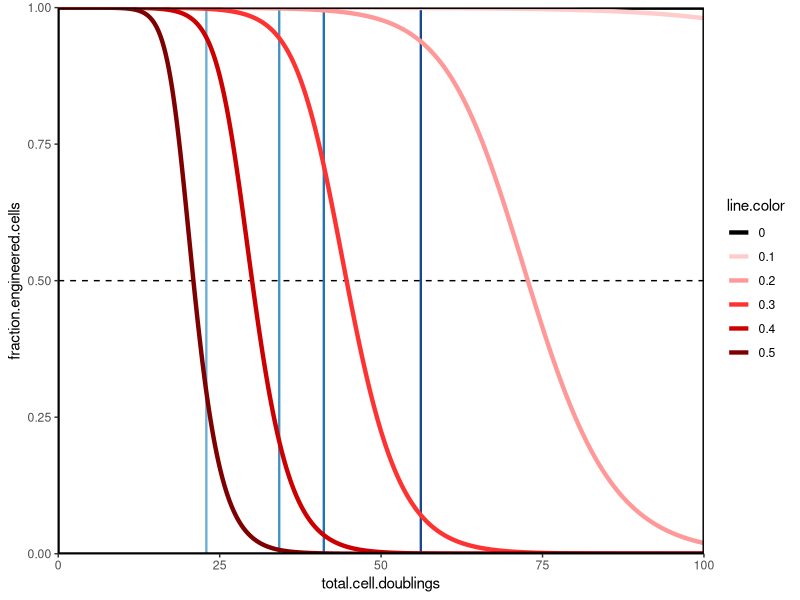
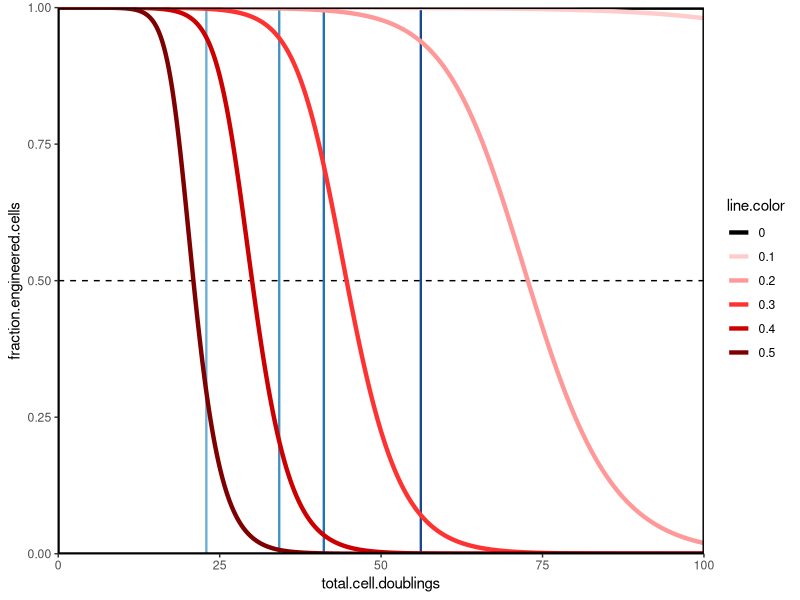

The R source for these figures, in order:

library(tidyverse)
library(deSolve)
library(cowplot)

################################### ODE MODEL ###########################################
# Plot fraction of unmutated cells over time.
# Parameters:
#   burden (b), expressed as fractional decrease in growth rate
#   failure mutation rate (u), in units of mutations per cell doubling


ODE_failure_model <- function(t, y, p) {
  with(as.list(c(y, p)), {
    
    # dE(t) is the change in engineered (functional) cells over time.
    #   It is equal to the rate at which they increase due to replication
    #   minus the rate at which some offspring are converted to mutated cells.
    dEt <- ((1-b) * Et) - (u * (1-b) * Et)  
    
    # dF(t) is the change in failed (mutated) cells over time.
    #   It is equal to the rate at which they increase due to replication
    #   plus the rate at which some engineered cells are converted to mutated cells.
    dFt <- Ft + (u * (1-b) * Et)
    return(list(c(dEt, dFt)))
  })
}

# Create a data frame with the results for several different values of burden and a mutation rate of 1E-6
u = 1e-6
all.output = data.frame()
for (b in seq(from=0, to=0.5, by=0.1)) {
  pars<- c(
    b  = b,  # burden
    u  = u  # mutation rate
  )

  yini  <- c(Et = 1, Ft = 0)  # initial values of Et and Ft. Begin with one engineered cell.
  times <- seq(from=0, to=200, by=0.1)  # arbitrary number of time steps
  
  ## Run model
  out   <- ode(yini, times, ODE_failure_model, pars)
  
  out <- data.frame(out)
  out$fraction.engineered.cells <- (out$Et/(out$Et+out$Ft))  # fraction of engineered cells
  out$total.cell.doublings <- log2(out$Et+out$Ft)  # calculate the actual number of cell doublings
  summary(out)
  
  out$b = b
  out$u = u
  
  all.output = all.output %>% bind_rows(out)
}


all.output$line.color = factor(all.output$b)
  
## Plot model
plot.mod= ggplot(all.output, aes(x=total.cell.doublings, y=fraction.engineered.cells, group=b, color=line.color), clip="off") +
  geom_hline(aes(yintercept=0.5), linetype="dashed") +
  geom_vline(xintercept = 22.93156857, color = "#6BAED5", size = 0.8) +
  geom_vline(xintercept = 34.21928095, color = "#4292C5", size = 0.8) +
  geom_vline(xintercept = 41.12617154, color = "#2271B5", size = 0.8) +
  geom_vline(xintercept = 56.15084952, color = "#194891", size = 0.8) +
  geom_line(size=1.5) +
  scale_color_manual(values = c("black", "#ffcccc", "#ff9999", "#ff3232", "#cc0000", "#7f0000")) +
  scale_x_continuous(limits=c(0,100), expand = expansion(add = c(0, 0))) +
  scale_y_continuous(limits=c(0,1), expand = expansion(add = c(0, 0)), breaks = seq(0, 1, 0.25)) +
  theme_linedraw() +
  theme_classic() +
  theme(panel.border = element_rect(colour = "black", fill=NA, size=1)) +
  NULL
plot.mod

#This used to be Fig. 1C in a prior version of the paper
ggsave("Fig. 1C.pdf", plot = plot.mod)
